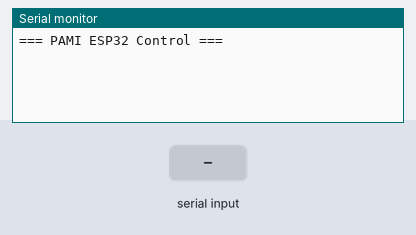
Bench run of a program on a simulated ESP32. Shown: the last lines printed to the serial monitor. The test bench sets the inputs (shaded band).

Above: at 1.3 s.
1.4 s: "X:\n" received over the second serial link
At 2.3 s:
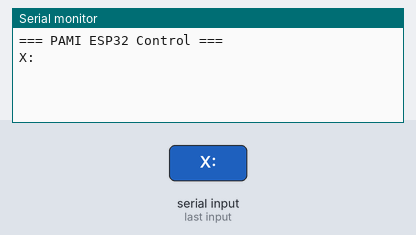
4.0 s: "Y:\n" received over the second serial link
At 4.5 s:
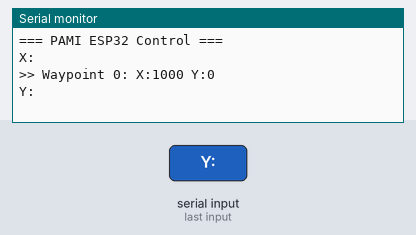
5.5 s: "Z:\n" received over the second serial link
At 6.7 s:
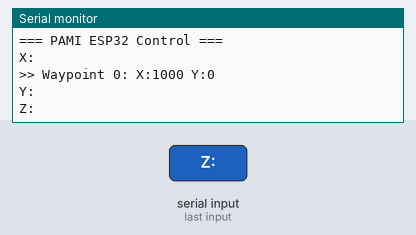
7.0 s: "90,45\n" received over the second serial link
At 8.0 s:
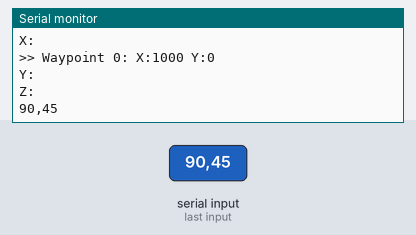
8.5 s: "0\n" received over the second serial link
At 9.1 s:
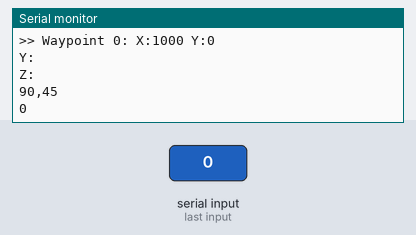
10.0 s: "1,90,45\n" received over the second serial link
At 11.5 s:
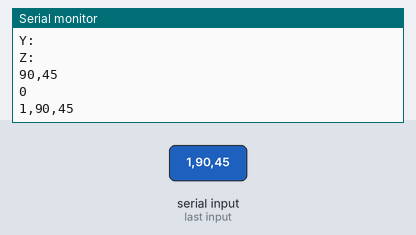

The program:

main.cpp
```cpp
// Code pour l'ESP32 - Contrôle robot PAMI
#include "pami_com.h"

// ============================================
// VARIABLES GLOBALES
// ============================================
bool mode_auto = false;  // false = MANUEL, true = AUTO
float target_x = 0.0f, target_y = 0.0f;
float current_x = 0.0f, current_y = 0.0f;

// Liste de waypoints
struct Point { float x; float y; };
Point waypoints[] = {
  {1000, 0},
  {1000, 1000},
  {0, 1000},
  {0, 0}
};
const int NB_WAYPOINTS = sizeof(waypoints) / sizeof(waypoints[0]);
int currentWaypoint = 0;

// Timing
const float TOLERANCE = 50.0f;  // mm
unsigned long reachedTime = 0;
bool isNearTarget = false;

// ============================================
// SETUP
// ============================================
void setup() {
  initPAMI();
  delay(100);
  setModeAuto();
}

// ============================================
// LOOP
// ============================================
int step = 0;
unsigned long timer = 0;

void sendNextWaypoint() {
  if (currentWaypoint < NB_WAYPOINTS) {
    target_x = waypoints[currentWaypoint].x;
    target_y = waypoints[currentWaypoint].y;
    sendPosition(target_x, target_y);
    Serial.printf(">> Waypoint %d: X:%.0f Y:%.0f\n", currentWaypoint, target_x, target_y);
    isNearTarget = false;
  } else {
    Serial.println(">> Parcours terminé");
  }
}

void loop() {
  receiveFromSTM32();

  if (step == 0 && millis() > 500) {
    resetSTM32();
    step = 1;
    timer = millis();
  }
  else if (step == 1 && millis() - timer > 2000) {
    sendNextWaypoint();
    step = 2;
  }
  else if (step == 2 && currentWaypoint < NB_WAYPOINTS) {
    if (checkPosition(TOLERANCE)) {
      if (!isNearTarget) {
        isNearTarget = true;
        reachedTime = millis();
        Serial.printf(">> Position atteinte (X:%.0f Y:%.0f)\n", current_x, current_y);
      }
      else if (millis() - reachedTime > 50) {
        currentWaypoint++;
        sendNextWaypoint();
      }
    } else {
      isNearTarget = false;
    }
  }
}
```

pami_com.h
```cpp
#ifndef PAMI_COM_H
#define PAMI_COM_H

#include <HardwareSerial.h>

// ============================================
// CONFIGURATION
// ============================================
#define RXD2 16
#define TXD2 17
#define SERIAL_BAUD 115200

// ============================================
// VARIABLES GLOBALES
// ============================================
extern bool mode_auto;
extern float target_x, target_y;
extern float current_x, current_y;

// ============================================
// INITIALISATION
// ============================================
inline void initPAMI() {
  Serial.begin(SERIAL_BAUD);
  Serial2.begin(SERIAL_BAUD, SERIAL_8N1, RXD2, TXD2);
  Serial.println("\n=== PAMI ESP32 Control ===\n");
}

// ============================================
// FONCTIONS D'ENVOI UART
// ============================================
inline void sendToSTM32(const char* cmd) {
  Serial2.println(cmd);
}

inline void sendMotors(int16_t m1, int16_t m2) {
  char buf[16];
  snprintf(buf, sizeof(buf), "M1:%d", m1);
  Serial2.println(buf);
  delay(5);
  snprintf(buf, sizeof(buf), "M2:%d", m2);
  Serial2.println(buf);
}

inline void sendPosition(float x, float y) {
  char buf[16];
  snprintf(buf, sizeof(buf), "X:%.1f", x);
  Serial2.println(buf);
  delay(5);
  snprintf(buf, sizeof(buf), "Y:%.1f", y);
  Serial2.println(buf);
}

inline void setModeManuel() {
  mode_auto = false;
  sendToSTM32("mode manuel");
}

inline void setModeAuto() {
  mode_auto = true;
  sendToSTM32("mode auto");
}

inline void stopMotors() {
  sendToSTM32("stop");
}

inline void resetSTM32() {
  sendToSTM32("reset");
}

// ============================================
// RECEPTION DONNEES STM32
// ============================================
inline void parseSTM32Data(String& line) {
  int xIdx = line.indexOf("X:");
  int yIdx = line.indexOf("Y:");
  if (xIdx >= 0 && yIdx >= 0) {
    current_x = line.substring(xIdx + 2, yIdx).toFloat();
    int zIdx = line.indexOf("Z:");
    if (zIdx >= 0) {
      current_y = line.substring(yIdx + 2, zIdx).toFloat();
    }
  }
}

inline void receiveFromSTM32() {
  static String rxBuffer = "";
  while (Serial2.available()) {
    char c = Serial2.read();
    Serial.write(c);
    if (c == '\n') {
      parseSTM32Data(rxBuffer);
      rxBuffer = "";
    } else if (c != '\r') {
      rxBuffer += c;
    }
  }
}

// ============================================
// UTILITAIRES NAVIGATION
// ============================================
inline bool checkPosition(float tolerance = 50.0f) {
  return (abs(current_x - target_x) < tolerance && abs(current_y - target_y) < tolerance);
}

#endif
```

Measured:
- after the input at 1.4 s, the serial monitor: prints a new line at once (image 1)
- after the input at 4.0 s, the serial monitor: prints a new line at once (image 2)
- after the input at 5.5 s, the serial monitor: prints a new line at once (image 3)
- after the input at 7.0 s, the serial monitor: prints a new line at once (image 4)
- after the input at 8.5 s, the serial monitor: prints a new line at once (image 5)
- after the input at 10.0 s, the serial monitor: prints a new line at once (image 6)
